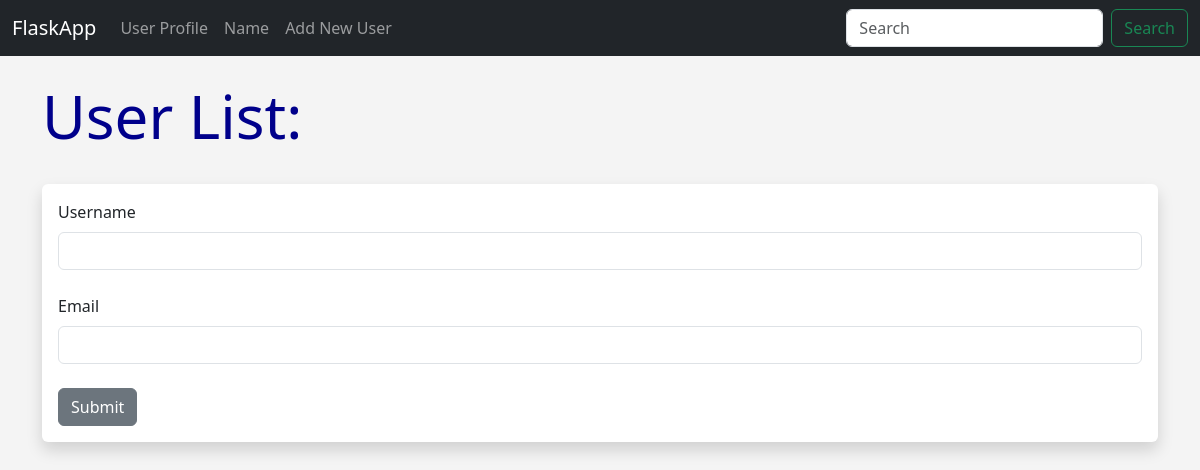
The page /user/add on the database as committed earlier.
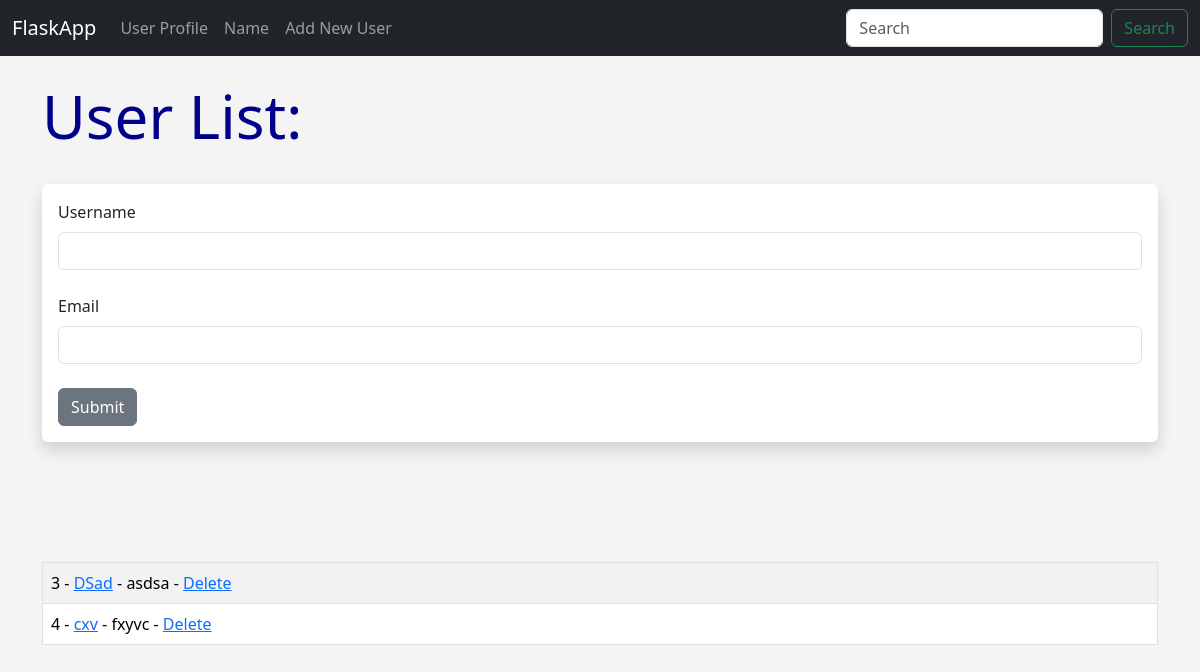
The same page on the database as committed later.
### app.py (models this page shows, shortened)
class Users(db.Model):
    id = db.Column(db.Integer, primary_key = True)
    name = db.Column(db.String(200), nullable = False)
    email = db.Column(db.String(200), nullable = False, unique = True)
    date_added = db.Column(db.DateTime, default=datetime.utcnow)

### app.py (the view, shortened to what this page needs)
@app.route("/user/add", methods=["GET", "POST"])
def add_user():
    name = None
    form = UserForm()
    our_users = Users.query.order_by(Users.date_added)
    return render_template("add_user.html", form=form, name=name, our_users = our_users)

### app.py
class UserForm(FlaskForm):
    name = StringField("Username", validators=[DataRequired()])
    email = StringField("Email", validators=[DataRequired()])
    submit = SubmitField("Submit")

### templates/add_user.html (shortened to what this page needs)
{% extends "base.html" %}
{% block content %}
{% if name %}
<h1>Users List</h1>
    <table class="table table-hover table-bordered table-striped">
        {% for our_user in our_users %}
        <tr><td>
            {{ our_user.id }} - <a href="{{ url_for('update', id=our_user.id) }}">{{ our_user.name }}</a> - {{ our_user.email }} - <a href="{{ url_for('delete', id=our_user.id) }}">Delete</a>
        </td></tr>
        {% endfor %}
        </table>
{% else %}
    <h1>User List:</h1><br/>
    <div class="shadow p-3 mb-5 bg-body rounded">
    <form method="POST">
        {{ form.name.label(class="form-label") }}
        {{ form.name(class="form-control") }}<br/>
        {{ form.email.label(class="form-label") }}
        {{ form.email(class="form-control") }}<br/>
        {{ form.submit(class="btn btn-secondary") }}
    </form>
</div>
    <br/>
    <br/>
    <br/>
<table class="table table-hover table-bordered table-striped">
{% for our_user in our_users %}
<tr><td>
    {{our_user.id}} - <a href="{{ url_for('update', id=our_user.id) }}">{{ our_user.name }}</a> - {{ our_user.email }} - <a href="{{ url_for('delete', id=our_user.id) }}">Delete</a>
</td></tr>
{% endfor %}
</table>
{% endif %}
{% endblock %}

### templates/base.html (shortened to what this page needs)
<!doctype html>
<html lang="en">
  <head>
    <link href="https://cdn.jsdelivr.net/npm/bootstrap@5.3.1/dist/css/bootstrap.min.css" rel="stylesheet">
    <link href="{{ url_for('static', filename='css/style.css') }}" rel="stylesheet">
   </head>
  <body>
    {% include "navbar.html" %}
    <br/>
        <div class="container">
        {% block content %}
        {% endblock %}
        </div>
  </body>
</html>

### templates/navbar.html (shortened to what this page needs)
<nav class="navbar navbar-expand-lg navbar-dark bg-dark">
  <div class="container-fluid">
    <a class="navbar-brand" href="{{url_for('index') }}">FlaskApp</a>
    <div class="collapse navbar-collapse" id="navbarSupportedContent">
      <ul class="navbar-nav me-auto mb-2 mb-lg-0">
        <li class="nav-item">
          <a class="nav-link" href="{{url_for('user', name='John') }}">User Profile</a>
        </li>
        <li class="nav-item">
          <a class="nav-link" href="{{url_for('name') }}">Name</a>
        </li>
        <li class="nav-item">
          <a class="nav-link" href="{{url_for('add_user') }}">Add New User</a>
        </li>
      </ul>
      <form class="d-flex" role="search">
        <input class="form-control me-2" type="search" placeholder="Search" aria-label="Search">
        <button class="btn btn-outline-success" type="submit">Search</button>
      </form>
    </div>
  </div>
</nav>

### static/css/style.css (style rules this page uses)
h1 { color: darkblue; font-size: 60px; }
body { background: #f4f4f4; }

Rows that differ between the two databases and show on the page:
added Users: id "3", name "DSad", email "asdsa"
added Users: id "4", name "cxv", email "fxyvc"
